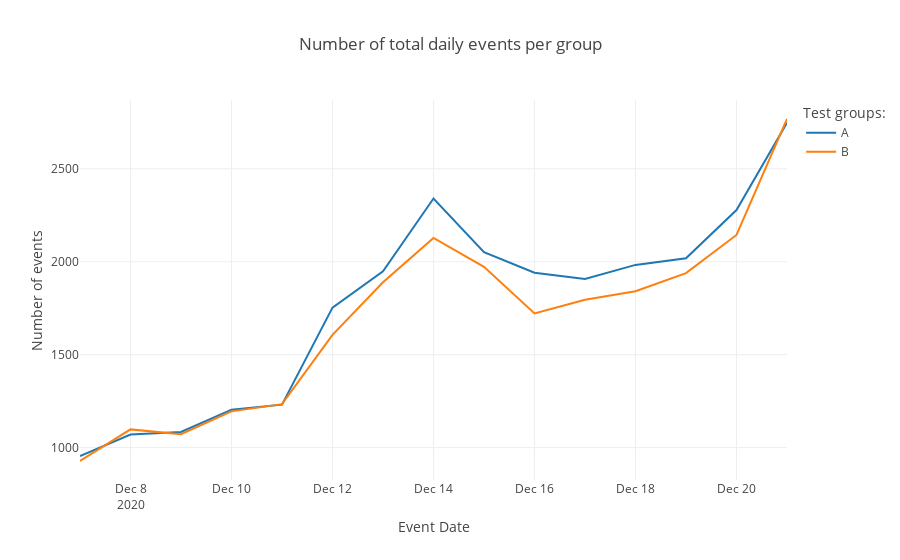

The notebook cell saved with this chart:
### Markdown cell above
>*Number of total daily events per test groups:*

### Code cell
tm_events_per_group = df_ab_testing.groupby(['event_date', 'group'])['event_dt'].agg([
    ('n_events', 'count')
]).reset_index()
tm_events_per_group.head()

fig = px.line(tm_events_per_group,
              x="event_date",
              y="n_events",
              color='group',
              title='Number of total daily events per group',
              labels={
                  'n_events': 'Number of events',
                  'event_date': 'Event Date',
                  'group': 'Test groups:'
              })

fig.show()

### Figure 1 — Plotly figure (JSON) as saved in the notebook; plotly's stock layout.template omitted (floating-point values rounded to 4 significant figures)
{"data": [{"hovertemplate": "Test groups:=A<br>Event Date=%{x}<br>Number of events=%{y}<extra></extra>", "legendgroup": "A", "line": {"color": "#1F77B4", "dash": "solid"}, "marker": {"symbol": "circle"}, "mode": "lines", "name": "A", "orientation": "v", "showlegend": true, "type": "scatter", "x": ["2020-12-07T00:00:00", "2020-12-08T00:00:00", "2020-12-09T00:00:00", "2020-12-10T00:00:00", "2020-12-11T00:00:00", "2020-12-12T00:00:00", "2020-12-13T00:00:00", "2020-12-14T00:00:00", "2020-12-15T00:00:00", "2020-12-16T00:00:00", "2020-12-17T00:00:00", "2020-12-18T00:00:00", "2020-12-19T00:00:00", "2020-12-20T00:00:00", "2020-12-21T00:00:00"], "xaxis": "x", "y": [955, 1070, 1084, 1204, 1231, 1753, 1948, 2340, 2052, 1941, 1907, 1983, 2019, 2278, 2748], "yaxis": "y"}, {"hovertemplate": "Test groups:=B<br>Event Date=%{x}<br>Number of events=%{y}<extra></extra>", "legendgroup": "B", "line": {"color": "#FF7F0E", "dash": "solid"}, "marker": {"symbol": "circle"}, "mode": "lines", "name": "B", "orientation": "v", "showlegend": true, "type": "scatter", "x": ["2020-12-07T00:00:00", "2020-12-08T00:00:00", "2020-12-09T00:00:00", "2020-12-10T00:00:00", "2020-12-11T00:00:00", "2020-12-12T00:00:00", "2020-12-13T00:00:00", "2020-12-14T00:00:00", "2020-12-15T00:00:00", "2020-12-16T00:00:00", "2020-12-17T00:00:00", "2020-12-18T00:00:00", "2020-12-19T00:00:00", "2020-12-20T00:00:00", "2020-12-21T00:00:00"], "xaxis": "x", "y": [928, 1098, 1072, 1195, 1234, 1607, 1890, 2128, 1973, 1722, 1796, 1841, 1939, 2144, 2768], "yaxis": "y"}], "layout": {"legend": {"title": {"text": "Test groups:"}, "tracegroupgap": 0}, "title": {"text": "Number of total daily events per group"}, "xaxis": {"anchor": "y", "domain": [0, 1], "title": {"text": "Event Date"}}, "yaxis": {"anchor": "x", "domain": [0, 1], "title": {"text": "Number of events"}}}}
